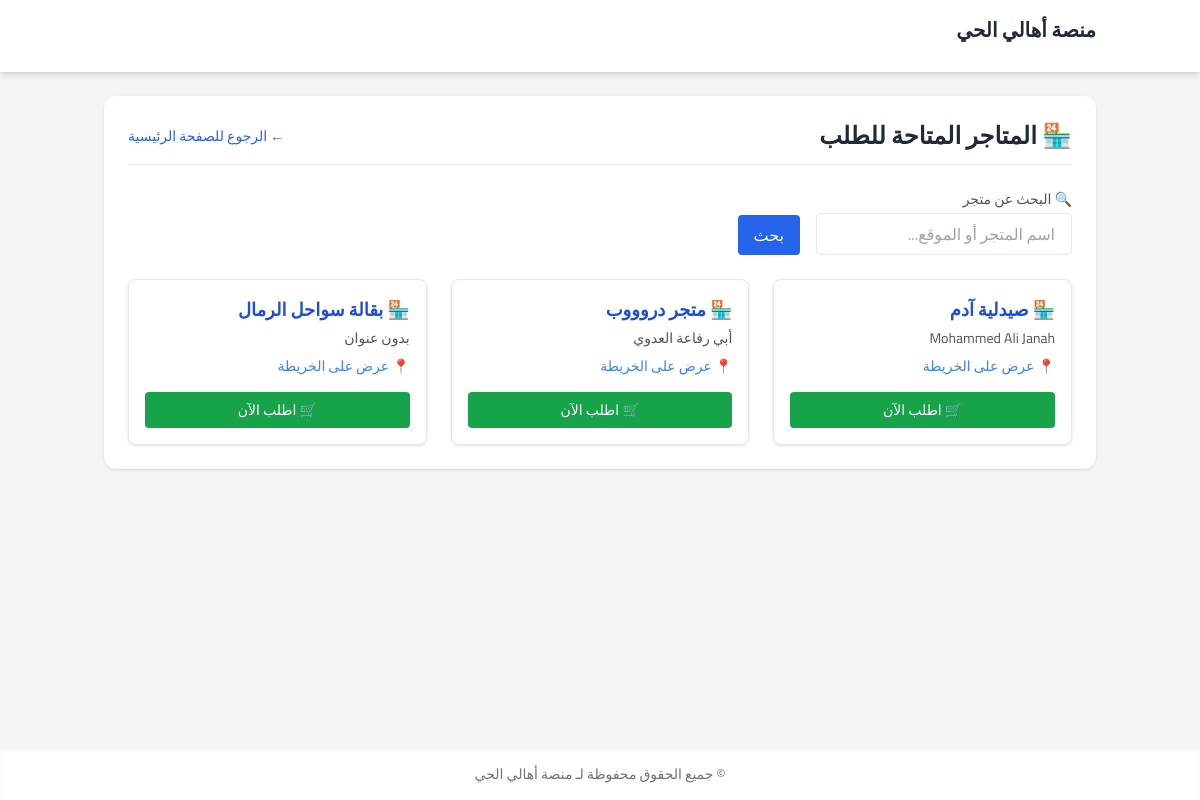
The page /stores/ on the database as committed earlier.
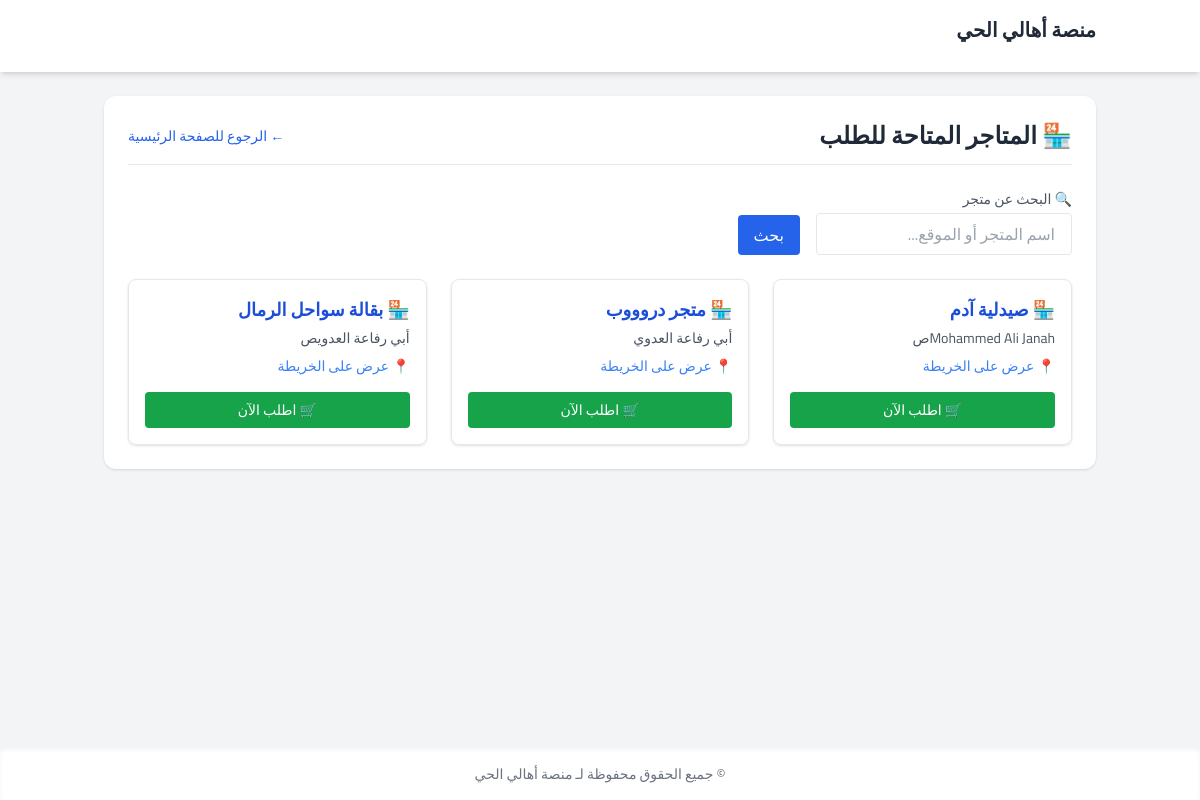
The same page on the database as committed later.
### stores/models.py (models this page shows, shortened)
class Store(models.Model):
    STORE_TYPES = [
        ('grocery', 'بقالة'),
        ('pharmacy', 'صيدلية'),
        ('restaurant', 'مطعم'),
        ('sweets', 'حلويات'),
        ('bakery', 'مخبوزات'),
        ('services', 'سباكة و كهرباء'),
        ('produce', 'خضار و فواكه'),
        ('gifts', 'هدايا'),
        ('coffee', 'كوفي'),
        ('other', 'أخرى'),
    ]
    user = models.OneToOneField(
        User,
        on_delete=models.CASCADE,
        related_name='store',
        verbose_name="صاحب المتجر"
    )
    name = models.CharField(max_length=255, verbose_name="اسم المتجر", blank=True)
    phone = models.CharField(max_length=15, verbose_name="رقم الجوال", blank=True)
    address = models.TextField(verbose_name="العنوان التفصيلي", blank=True)
    latitude = models.FloatField(verbose_name="خط العرض", null=True, blank=True)
    longitude = models.FloatField(verbose_name="خط الطول", null=True, blank=True)
    store_type = models.CharField(
        max_length=20,
        choices=STORE_TYPES,
        default='other',
        verbose_name="نوع المتجر"
    )
    is_active = models.BooleanField(default=True, verbose_name="نشط؟")
    is_available = models.BooleanField(default=True, verbose_name="متاح لاستقبال الطلبات؟")
    created_at = models.DateTimeField(auto_now_add=True, verbose_name="تاريخ الإضافة")

### core/views.py (the view)
# urls.py: path('stores/', public_store_browser, name='public_store_browser'),
def public_store_browser(request):
    query = request.GET.get("q", "")
    stores = Store.objects.filter(is_active=True, is_available=True)
    if query:
        stores = stores.filter(Q(name__icontains=query) | Q(address__icontains=query))
    return render(request, "public/store_browser.html", {
        "stores": stores,
    })

### templates/public/store_browser.html (shortened to what this page needs)
{% extends 'core/base.html' %}
{% block content %}
<div class="max-w-6xl mx-auto p-6 bg-white rounded-xl shadow">
  <div class="flex justify-between items-center mb-6 border-b pb-3">
    <h2 class="text-2xl font-bold text-gray-800">🏪 المتاجر المتاحة للطلب</h2>
    <a href="{% url 'home' %}" class="text-sm text-blue-600 hover:underline flex items-center">
      ← الرجوع للصفحة الرئيسية
    </a>
  </div>
  <form method="get" class="mb-6 flex flex-wrap items-end gap-4">
    <div>
      <label class="block text-sm mb-1 text-gray-600">🔍 البحث عن متجر</label>
      <input type="text" name="q" value="{{ request.GET.q }}" class="px-4 py-2 border rounded w-64" placeholder="اسم المتجر أو الموقع...">
    </div>
    <button type="submit" class="bg-blue-600 text-white px-4 py-2 rounded hover:bg-blue-700">
      بحث
    </button>
  </form>
  {% if stores %}
    <div class="grid grid-cols-1 md:grid-cols-2 lg:grid-cols-3 gap-6">
      {% for store in stores %}
        <div class="border rounded-lg p-4 shadow hover:shadow-lg transition relative">
          <h3 class="text-lg font-semibold text-blue-700 mb-1">🏪 {{ store.name|default:"اسم المتجر غير متوفر" }}</h3>
          <p class="text-sm text-gray-600 mb-2">{{ store.address|default:"بدون عنوان" }}</p>
          {% if store.latitude and store.longitude %}
            <a href="https://www.google.com/maps?q={{ store.latitude }},{{ store.longitude }}"
               target="_blank" class="text-blue-500 text-sm hover:underline block mb-2">
              📍 عرض على الخريطة
            </a>
          {% else %}
            <p class="text-xs text-red-500">⚠️ لم يتم تحديد موقع هذا المتجر</p>
          {% endif %}
          <button onclick="openOrderForm({{ store.id }})"
                  class="mt-2 bg-green-600 text-white text-sm px-4 py-2 rounded hover:bg-green-700 w-full">
            🛒 اطلب الآن
          </button>
        </div>
      {% endfor %}
    </div>
  {% else %}
    <p class="text-center text-gray-500 mt-10">لا توجد متاجر متاحة حالياً.</p>
  {% endif %}
</div>
<link rel="stylesheet" href="https://unpkg.com/leaflet/dist/leaflet.css" />
{% endblock %}

Rows that differ between the two databases and show on the page:
changed Store "صيدلية آدم": address "Mohammed Ali Janah" → "Mohammed Ali Janahص"
changed Store "بقالة سواحل الرمال": address "بدون عنوان" → "أبي رفاعة العدويص"
